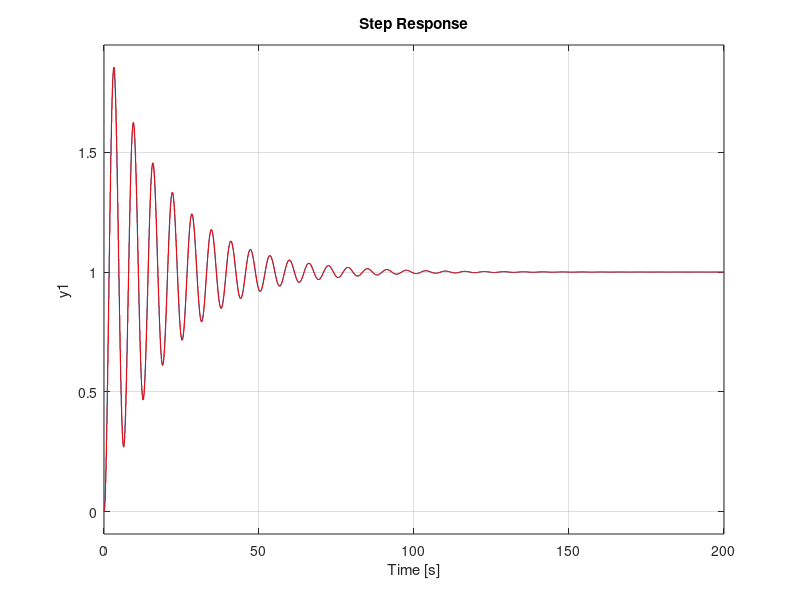

Write the MATLAB code that produced this figure. (Note: this script raises an error after producing the figure.)
%%% Class 1 - TASK
%%% João Luiz
clear all
close all
clc

%% discrete system:

% OL:
%A'*P*A-P<0
%P>0

Ts = 0.1;

num = 1;
% den = [1 -0.1 1];            % unstable
den = [1 0.1 1];            % estable

G = tf(num,den);
Gd = c2d(G,Ts,'zoh')
% step(Gd)

[b,a] = tfdata(Gd,'v')

[A,B,C,D] = tf2ss(b,a)
sys = ss(A,B,C,D,Ts);

figure;
step(G)
hold on
grid on
step(sys,'r')

%% CL system:
% Q*A'+N'*B'<0
% Q>0
[x,y] = size(B);

Q = sdpvar(length(A));
N = sdpvar(y,x);

lmi1 = [[-Q Q*A'+N'*B'; A*Q+B*N -Q]<=0];
lmi2 = [Q>=0];

LMI = [lmi1,lmi2];

optimize(LMI)

Qs = value(Q);
Ns = value(N);

eig(A)
eig(Q*A'+N'*B')
eig(Qs)

K=Ns*inv(Qs);

checkset(LMI)

figure;
sys = ss(A+B*K,B,C,D,Ts)
step(sys)
grid on